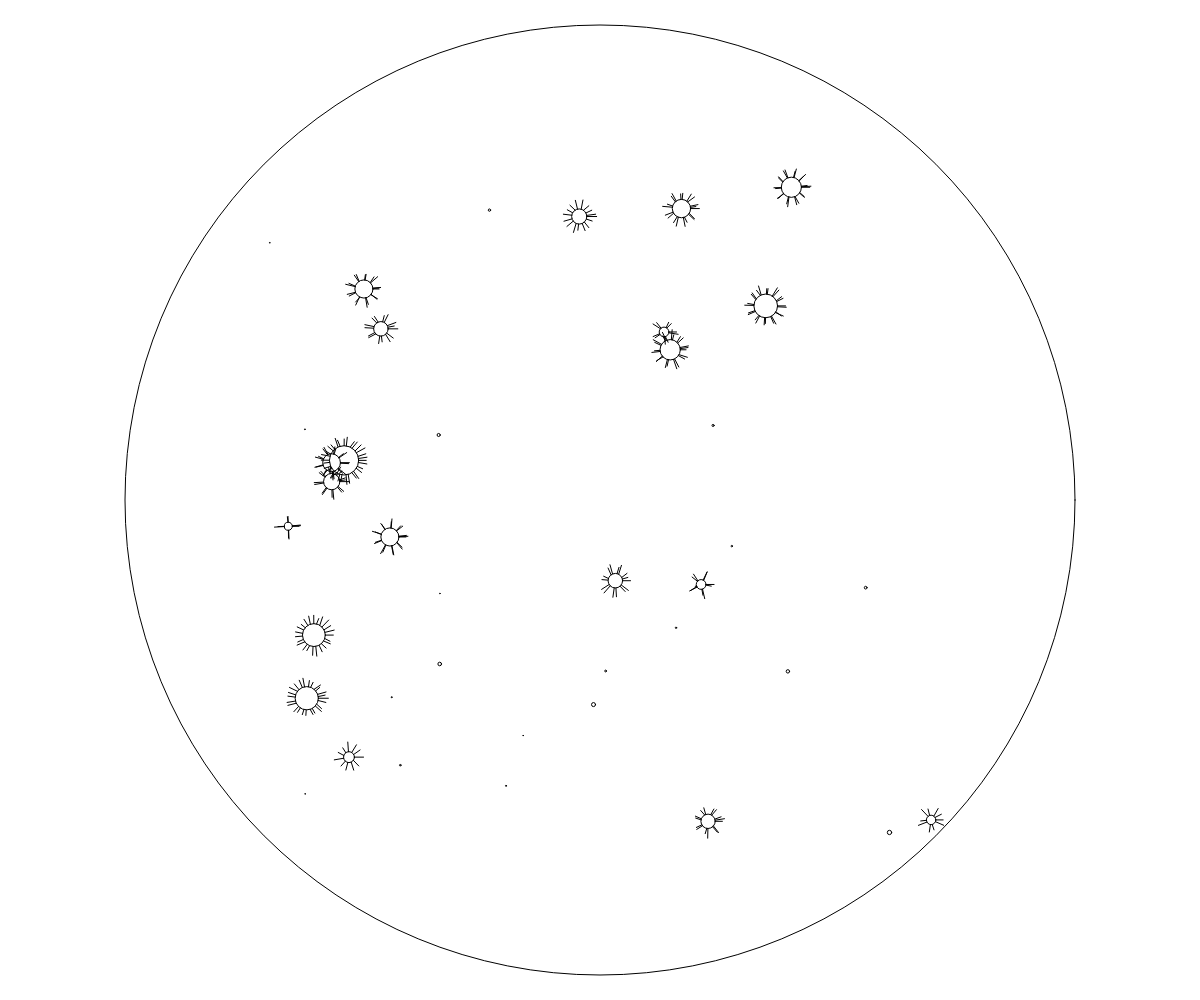
Frame 1 (no input)
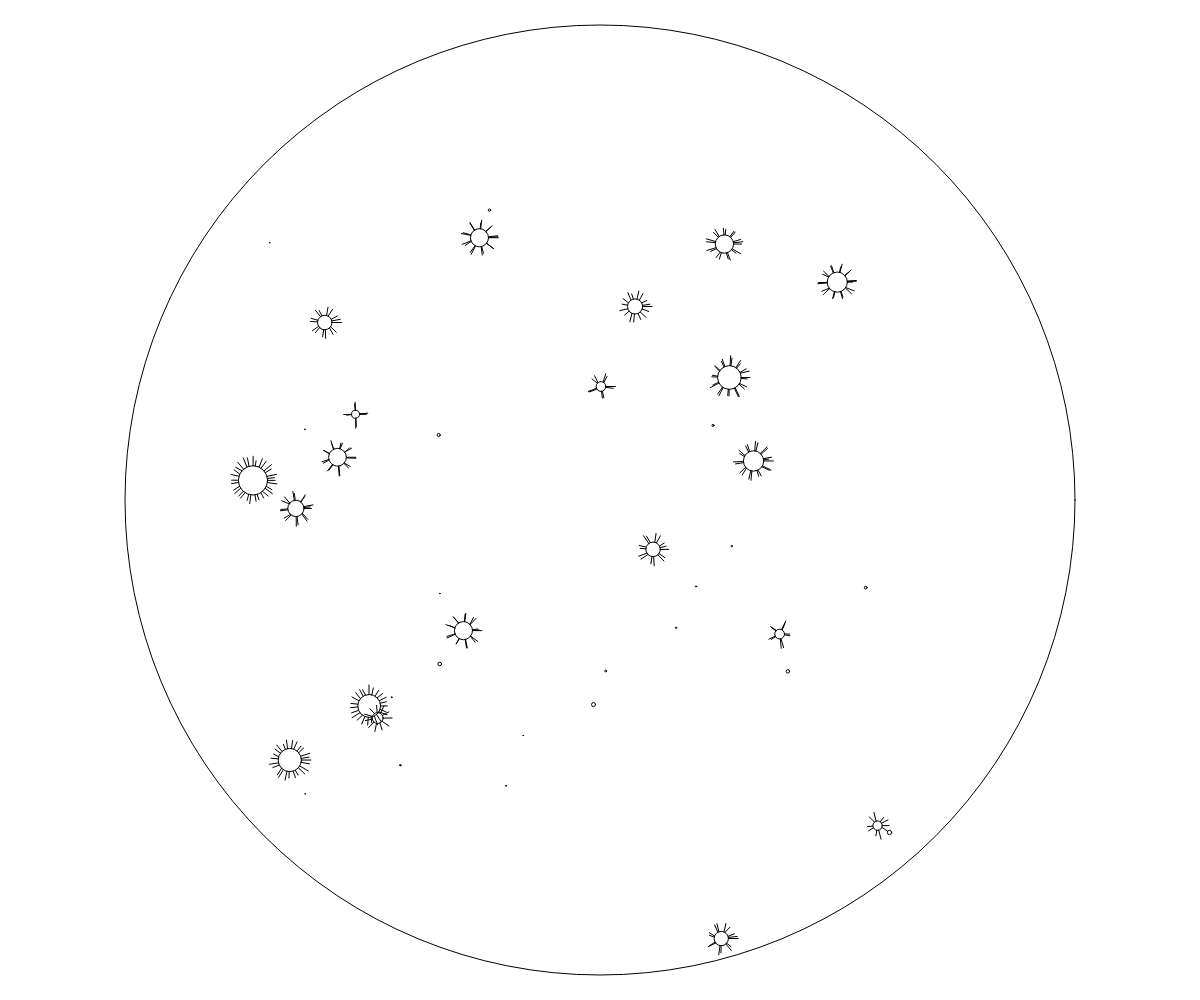
Frame 60 (no input)
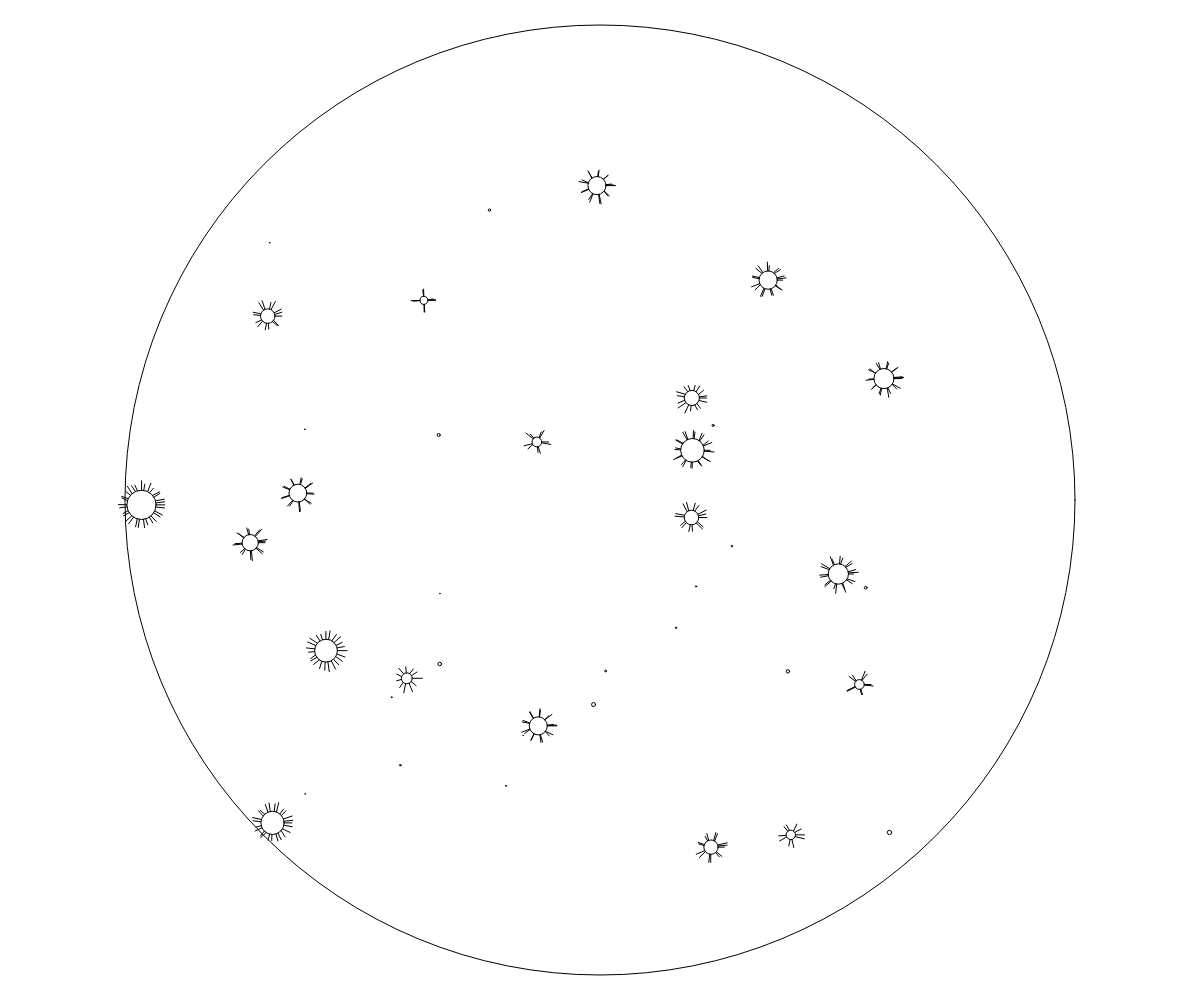
Frame 120 (the mouse pressed at the canvas centre since frame 60)

The p5.js sketch that drew these frames (run headless with seeded random() and noise() and a simulated clock; from frame 60 on, the mouse is pressed at the canvas centre):

// p5.js sketch
// ── sketch.js
// Michael Montella Reed Otto

var microbes = [];
var bactirium = [];

function setup() {
  createCanvas(window.innerWidth, window.innerHeight);

  for (var i = 0; i < 20; i++) {
    microbes[i] = new Microbe(i);
  }
  for (var o = 0; o < 20; o++) {
    bactirium[o] = new Bactirium();
  }
}

function draw() {
  background(255);
  stroke(0);
  fill(255);
  ellipse(width / 2, height / 2, height - 50, height - 50);
  for (var i = 0; i < microbes.length; i++) {
    microbes[i].move();
    microbes[i].display();
  }
  for (var o = 0; o < bactirium.length; o++) {
    bactirium[o].test();
  }
}


// ── bactirium.js
function Bactirium() {
  this.maxSize = random(10, 20);
  this.minSize = random(5, 10);
  this.currentSize = random(this.minSize,this.mazSize);
  this.y = random(height / 6, (5 * height) / 6);
  this.x = random(width / 2 - (height / 3), width / 2 + (height / 3));
  // this.previousTime = time(0);

  this.test = function() {
    ellipse(this.x,this.y,this.currentSize/2,this.currentSize/2);
  }
  
  
  //Trying to grow and shrink bacteria slowly but time is not defined
  
  // this.grow = function() {
  //   if (time() - previousTime > 1) {
  //     this.currentSize += 1;
  //   }
  // }

}
// ── microbe.js
function Microbe(index) {
  this.size = random(8, 30);
  this.y = random(height / 6, (5 * height) / 6);
  this.x = random(width / 2 - (height / 3), width / 2 + (height / 3));
  this.index = index;

  this.xSpeed = random(-2, 2);
  this.ySpeed = random(-2, 2);
  this.display = function() {
    //println(this.x),
    stroke(0);
    noFill();
    ellipse(this.x, this.y, this.size, this.size);

    var spokes = random(30, 36);

    for (var i = 0; i < this.size; i++) { // 36 is the number of spokes
      push();
      translate(this.x, this.y); // translate to the middle of the screen/ellipse
      var theta = radians((360 / (this.size / 2)) * i); // increase the angle by 10 degrees multipled by i and convert to radians
      var x1 = this.size / 2 * cos(theta);
      var y1 = this.size / 2 * sin(theta);
      var x2 = (this.size / 2 + random(5, 10)) * cos(theta); // +10 is the length of the spokes
      var y2 = (this.size / 2 + random(5, 10)) * sin(theta); // +10 is the length of the spokes
      line(x1, y1, x2, y2);
      pop();
    }

  }

  this.move = function() {
    if (dist(width / 2, height / 2, this.x, this.y) > ((height - 50) / 2) - (this.size / 2)) {
      this.xSpeed *= -1;
      this.ySpeed *= -1;
    }
    if (dist(this.x, this.y, mouseX, mouseY) < this.size) {
      this.xSpeed *= -1;
      this.ySpeed *= -1;
    }
    for (i = 0; i < microbes.length; i++) {
      if (i != this.index && dist(this.x, this.y, microbes[i].x, microbes[i].y) < this.size) {
        this.xSpeed *= -1;
        this.ySpeed *= -1;
      }
    }
    this.y += this.ySpeed;
    this.x += this.xSpeed;
  }
}
